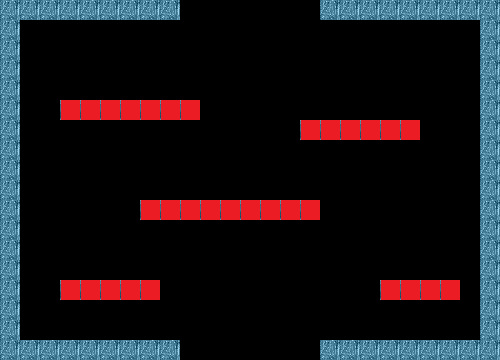

This is a level from a 2D game, rendered from its Tiled map with the project's own tilesets. A one-line summary and the complete map file follow:
An orthogonal 25x18 tile map with 20x20 px tiles, 1 tile layer (Tile Layer 1).

<map version="1.5" tiledversion="1.7.2" orientation="orthogonal" renderorder="right-down" width="25" height="18" tilewidth="20" tileheight="20" infinite="0" nextlayerid="2" nextobjectid="1">
 <tileset firstgid="1" name="tileset" tilewidth="20" tileheight="20" tilecount="2" columns="2">
  <image source="tileset.png" width="44" height="20" />
 </tileset>
 <layer id="1" name="Tile Layer 1" width="25" height="18">
  <data encoding="csv">
1,1,1,1,1,1,1,1,1,0,0,0,0,0,0,0,1,1,1,1,1,1,1,1,1,
1,0,0,0,0,0,0,0,0,0,0,0,0,0,0,0,0,0,0,0,0,0,0,0,1,
1,0,0,0,0,0,0,0,0,0,0,0,0,0,0,0,0,0,0,0,0,0,0,0,1,
1,0,0,0,0,0,0,0,0,0,0,0,0,0,0,0,0,0,0,0,0,0,0,0,1,
1,0,0,0,0,0,0,0,0,0,0,0,0,0,0,0,0,0,0,0,0,0,0,0,1,
1,0,0,2,2,2,2,2,2,2,0,0,0,0,0,0,0,0,0,0,0,0,0,0,1,
1,0,0,0,0,0,0,0,0,0,0,0,0,0,0,2,2,2,2,2,2,0,0,0,1,
1,0,0,0,0,0,0,0,0,0,0,0,0,0,0,0,0,0,0,0,0,0,0,0,1,
1,0,0,0,0,0,0,0,0,0,0,0,0,0,0,0,0,0,0,0,0,0,0,0,1,
1,0,0,0,0,0,0,0,0,0,0,0,0,0,0,0,0,0,0,0,0,0,0,0,1,
1,0,0,0,0,0,0,2,2,2,2,2,2,2,2,2,0,0,0,0,0,0,0,0,1,
1,0,0,0,0,0,0,0,0,0,0,0,0,0,0,0,0,0,0,0,0,0,0,0,1,
1,0,0,0,0,0,0,0,0,0,0,0,0,0,0,0,0,0,0,0,0,0,0,0,1,
1,0,0,0,0,0,0,0,0,0,0,0,0,0,0,0,0,0,0,0,0,0,0,0,1,
1,0,0,2,2,2,2,2,0,0,0,0,0,0,0,0,0,0,0,2,2,2,2,0,1,
1,0,0,0,0,0,0,0,0,0,0,0,0,0,0,0,0,0,0,0,0,0,0,0,1,
1,0,0,0,0,0,0,0,0,0,0,0,0,0,0,0,0,0,0,0,0,0,0,0,1,
1,1,1,1,1,1,1,1,1,0,0,0,0,0,0,0,1,1,1,1,1,1,1,1,1
</data>
 </layer>
</map>